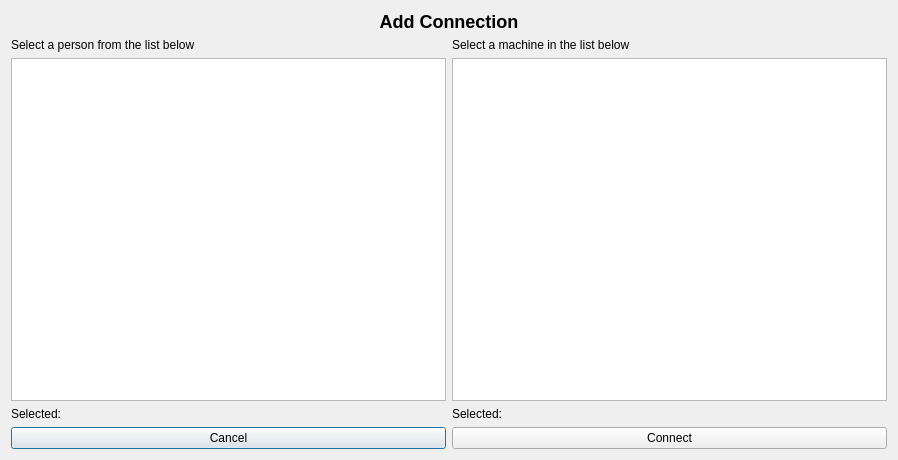
<?xml version="1.0" encoding="UTF-8"?>
<ui version="4.0">
 <class>AddConnectionDialog</class>
 <widget class="QDialog" name="AddConnectionDialog">
  <property name="geometry">
   <rect>
    <x>0</x>
    <y>0</y>
    <width>898</width>
    <height>460</height>
   </rect>
  </property>
  <property name="windowTitle">
   <string>Add Connection</string>
  </property>
  <layout class="QVBoxLayout" name="verticalLayout_3">
   <item>
    <widget class="QLabel" name="label">
     <property name="text">
      <string>&lt;html&gt;&lt;head/&gt;&lt;body&gt;&lt;p&gt;&lt;span style=&quot; font-size:x-large; font-weight:600;&quot;&gt;Add Connection&lt;/span&gt;&lt;/p&gt;&lt;/body&gt;&lt;/html&gt;</string>
     </property>
     <property name="alignment">
      <set>Qt::AlignCenter</set>
     </property>
    </widget>
   </item>
   <item>
    <layout class="QHBoxLayout" name="horizontalLayout_2">
     <item>
      <layout class="QVBoxLayout" name="verticalLayout">
       <item>
        <widget class="QLabel" name="label_2">
         <property name="text">
          <string>Select a person from the list below</string>
         </property>
        </widget>
       </item>
       <item>
        <widget class="QTableView" name="personsTable"/>
       </item>
       <item>
        <widget class="QLabel" name="personSelectedLabel">
         <property name="text">
          <string>Selected: </string>
         </property>
        </widget>
       </item>
      </layout>
     </item>
     <item>
      <layout class="QVBoxLayout" name="verticalLayout_2">
       <item>
        <widget class="QLabel" name="label_3">
         <property name="text">
          <string>Select a machine in the list below</string>
         </property>
        </widget>
       </item>
       <item>
        <widget class="QTableView" name="machinesTable"/>
       </item>
       <item>
        <widget class="QLabel" name="machineSelectedLabel">
         <property name="text">
          <string>Selected: </string>
         </property>
        </widget>
       </item>
      </layout>
     </item>
    </layout>
   </item>
   <item>
    <layout class="QHBoxLayout" name="horizontalLayout">
     <item>
      <widget class="QPushButton" name="cancelButton">
       <property name="sizePolicy">
        <sizepolicy hsizetype="Minimum" vsizetype="Fixed">
         <horstretch>0</horstretch>
         <verstretch>0</verstretch>
        </sizepolicy>
       </property>
       <property name="text">
        <string>Cancel</string>
       </property>
       <property name="default">
        <bool>true</bool>
       </property>
      </widget>
     </item>
     <item>
      <widget class="QPushButton" name="connectButton">
       <property name="sizePolicy">
        <sizepolicy hsizetype="Minimum" vsizetype="Fixed">
         <horstretch>0</horstretch>
         <verstretch>0</verstretch>
        </sizepolicy>
       </property>
       <property name="text">
        <string>Connect</string>
       </property>
      </widget>
     </item>
    </layout>
   </item>
  </layout>
 </widget>
 <resources/>
 <connections/>
</ui>
